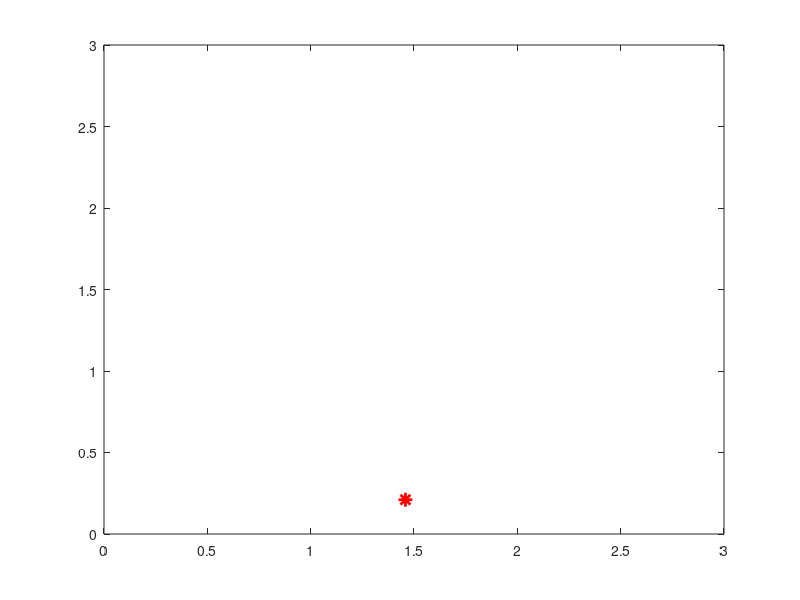

Source code (MATLAB):
%% initialize parameters
b = 0.6;
a = 0.08;
dt = 0.01;

%% calculate the dynamics for a system that starts at an arbitrary position
% x0,y0

% setup anonymous functions to calculate the derivatives
ydot = @(x,y) -y*x^2 + b - a*y;
xdot = @(x,y) y*x^2 - x + a*y;

% proceed in one time step using Euler integration
counter  = 1;
x0 = 2;
y0 = 1;
xNew = x0;
yNew = y0;

% save plotting handle to improve speed and smoothness
pHand = plot(xNew,yNew,'r*','linewidth',2,'markersize',10);

% set plotting limits to remain the same
xlim([0,3]);
ylim([0,3]);
hold on;

% loop over a few frames
while counter < 100
    xNew = xNew + dt*xdot(xNew,yNew);
    yNew = yNew + dt*ydot(xNew,yNew);
    set(pHand,'xData',xNew,'yData',yNew);
    figure(gcf);pause(0.1);
    counter = counter+1;
end
